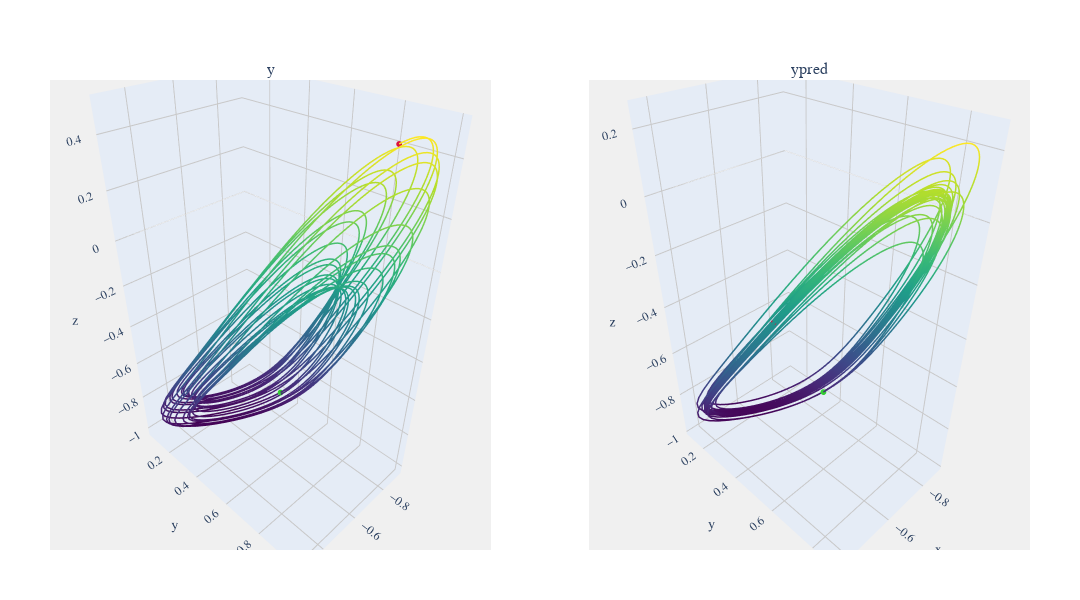
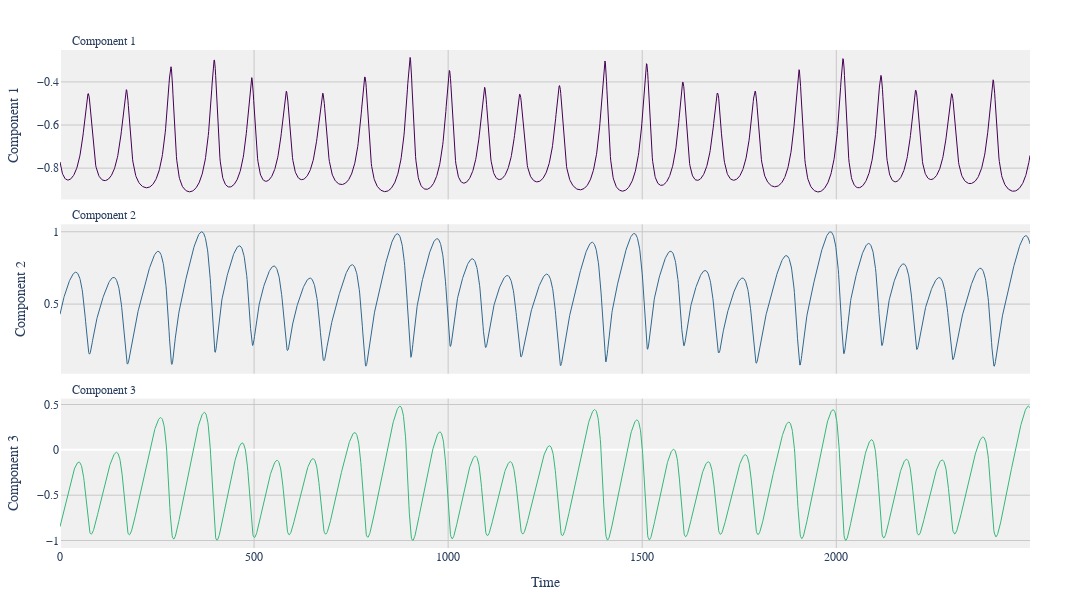
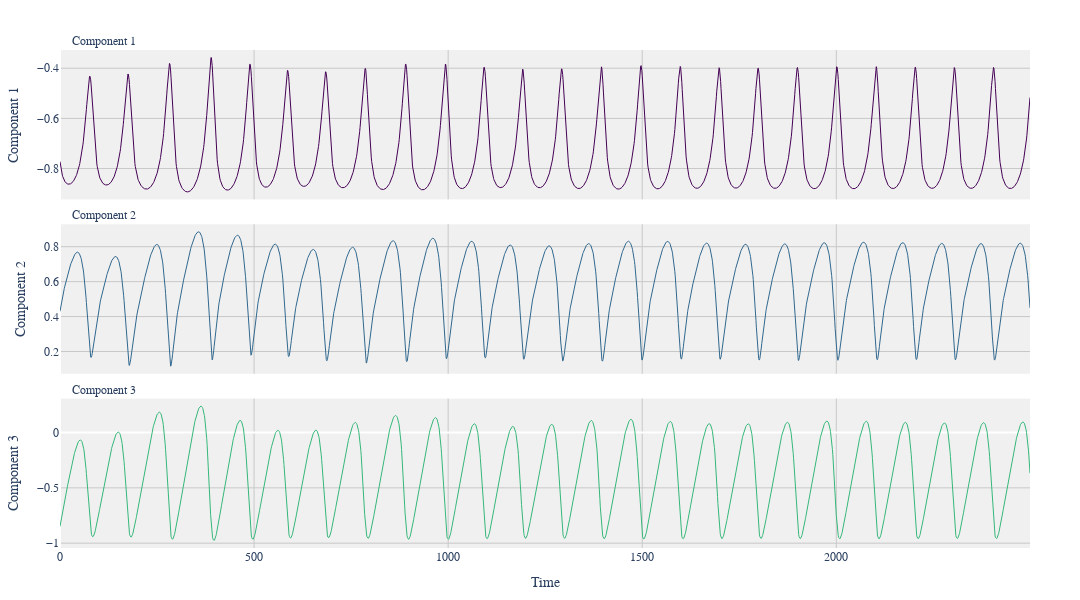

Notebook source saved alongside these figures, in order:
### Code cell
for_plot = test_targets[:,:3], predictions[:,:3]
viz.compare_plot(for_plot, titles=["y", "ypred"], figsize=(1080,600))
viz.plot_components(test_targets[:], line_width=1,figsize=(1080,600))
viz.plot_components(predictions[:], line_width=1,figsize=(1080,600))

### Figure 1 — Plotly figure (JSON) as saved in the notebook; plotly's stock layout.template omitted (floating-point values rounded to 4 significant figures; data arrays with more than 128 entries replaced by an {"elided": "..."} marker saying what was removed)
{"data": [{"hoverinfo": "x+y+z", "line": {"color": {"elided": "2500 float values"}, "colorscale": [[0, "#440154"], [0.1111, "#482878"], [0.2222, "#3e4989"], [0.3333, "#31688e"], [0.4444, "#26828e"], [0.5556, "#1f9e89"], [0.6667, "#35b779"], [0.7778, "#6ece58"], [0.8889, "#b5de2b"], [1, "#fde725"]], "width": 3}, "mode": "lines", "name": "Dataset 1", "scene": "scene", "type": "scatter3d", "x": {"elided": "2500 float values"}, "y": {"elided": "2500 float values"}, "z": {"elided": "2500 float values"}}, {"hoverinfo": "none", "marker": {"color": "limegreen", "size": 2}, "mode": "markers", "name": "Start", "scene": "scene", "showlegend": false, "type": "scatter3d", "x": [-0.7711], "y": [0.4293], "z": [-0.8477]}, {"hoverinfo": "none", "marker": {"color": "crimson", "size": 2}, "mode": "markers", "name": "End", "scene": "scene", "showlegend": false, "type": "scatter3d", "x": [-0.741], "y": [0.9158], "z": [0.4633]}, {"hoverinfo": "x+y+z", "line": {"color": {"elided": "2500 float values"}, "colorscale": [[0, "#440154"], [0.1111, "#482878"], [0.2222, "#3e4989"], [0.3333, "#31688e"], [0.4444, "#26828e"], [0.5556, "#1f9e89"], [0.6667, "#35b779"], [0.7778, "#6ece58"], [0.8889, "#b5de2b"], [1, "#fde725"]], "width": 3}, "mode": "lines", "name": "Dataset 2", "scene": "scene2", "type": "scatter3d", "x": {"elided": "2500 float values"}, "y": {"elided": "2500 float values"}, "z": {"elided": "2500 float values"}}, {"hoverinfo": "none", "marker": {"color": "limegreen", "size": 2}, "mode": "markers", "name": "Start", "scene": "scene2", "showlegend": false, "type": "scatter3d", "x": [-0.7722], "y": [0.4305], "z": [-0.8481]}, {"hoverinfo": "none", "marker": {"color": "crimson", "size": 2}, "mode": "markers", "name": "End", "scene": "scene2", "showlegend": false, "type": "scatter3d", "x": [-0.5168], "y": [0.4499], "z": [-0.3673]}], "layout": {"annotations": [{"font": {"size": 16}, "showarrow": false, "text": "y", "x": 0.225, "xanchor": "center", "xref": "paper", "y": 1, "yanchor": "bottom", "yref": "paper"}, {"font": {"size": 16}, "showarrow": false, "text": "ypred", "x": 0.775, "xanchor": "center", "xref": "paper", "y": 1, "yanchor": "bottom", "yref": "paper"}], "font": {"family": "Arial", "size": 12}, "height": 600, "margin": {"b": 50, "l": 50, "r": 50, "t": 80}, "paper_bgcolor": "white", "plot_bgcolor": "rgb(240, 240, 240)", "scene": {"aspectmode": "data", "bgcolor": "rgb(240, 240, 240)", "domain": {"x": [0, 0.45], "y": [0, 1]}, "xaxis": {"gridcolor": "rgb(200, 200, 200)", "showbackground": true}, "yaxis": {"gridcolor": "rgb(200, 200, 200)", "showbackground": true}, "zaxis": {"gridcolor": "rgb(200, 200, 200)", "showbackground": true}}, "scene2": {"aspectmode": "data", "bgcolor": "rgb(240, 240, 240)", "domain": {"x": [0.55, 1], "y": [0, 1]}, "xaxis": {"gridcolor": "rgb(200, 200, 200)", "showbackground": true}, "yaxis": {"gridcolor": "rgb(200, 200, 200)", "showbackground": true}, "zaxis": {"gridcolor": "rgb(200, 200, 200)", "showbackground": true}}, "showlegend": false, "width": 1080}}

### Figure 2 — Plotly figure (JSON) as saved in the notebook; plotly's stock layout.template omitted (floating-point values rounded to 4 significant figures; data arrays with more than 128 entries replaced by an {"elided": "..."} marker saying what was removed)
{"data": [{"hoverinfo": "x+y", "line": {"color": "#440154", "width": 1}, "mode": "lines", "name": "Component 1", "showlegend": false, "type": "scatter", "x": {"elided": "2500 int values"}, "xaxis": "x", "y": {"elided": "2500 float values"}, "yaxis": "y"}, {"hoverinfo": "x+y", "line": {"color": "#31688e", "width": 1}, "mode": "lines", "name": "Component 2", "showlegend": false, "type": "scatter", "x": {"elided": "2500 int values"}, "xaxis": "x2", "y": {"elided": "2500 float values"}, "yaxis": "y2"}, {"hoverinfo": "x+y", "line": {"color": "#35b779", "width": 1}, "mode": "lines", "name": "Component 3", "showlegend": false, "type": "scatter", "x": {"elided": "2500 int values"}, "xaxis": "x3", "y": {"elided": "2500 float values"}, "yaxis": "y3"}], "layout": {"annotations": [{"font": {"size": 12}, "showarrow": false, "text": "Component 1", "x": 0.01, "xanchor": "left", "xref": "paper", "y": 1, "yanchor": "bottom", "yref": "paper"}, {"font": {"size": 12}, "showarrow": false, "text": "Component 2", "x": 0.01, "xanchor": "left", "xref": "paper", "y": 0.65, "yanchor": "bottom", "yref": "paper"}, {"font": {"size": 12}, "showarrow": false, "text": "Component 3", "x": 0.01, "xanchor": "left", "xref": "paper", "y": 0.3, "yanchor": "bottom", "yref": "paper"}], "font": {"family": "Arial", "size": 12}, "height": 600, "hovermode": "x unified", "margin": {"b": 50, "l": 50, "r": 50, "t": 50}, "paper_bgcolor": "white", "plot_bgcolor": "rgb(240, 240, 240)", "title": {"font": {"family": "Arial", "size": 20}, "text": "", "x": 0.5, "xanchor": "center", "y": 0.95, "yanchor": "top"}, "width": 1080, "xaxis": {"anchor": "y", "domain": [0, 1], "gridcolor": "rgb(200, 200, 200)", "matches": "x3", "showgrid": true, "showticklabels": false}, "xaxis2": {"anchor": "y2", "domain": [0, 1], "gridcolor": "rgb(200, 200, 200)", "matches": "x3", "showgrid": true, "showticklabels": false}, "xaxis3": {"anchor": "y3", "domain": [0, 1], "gridcolor": "rgb(200, 200, 200)", "showgrid": true, "title": {"text": "Time"}}, "yaxis": {"anchor": "x", "domain": [0.7, 1], "gridcolor": "rgb(200, 200, 200)", "showgrid": true, "title": {"text": "Component 1"}}, "yaxis2": {"anchor": "x2", "domain": [0.35, 0.65], "gridcolor": "rgb(200, 200, 200)", "showgrid": true, "title": {"text": "Component 2"}}, "yaxis3": {"anchor": "x3", "domain": [0, 0.3], "gridcolor": "rgb(200, 200, 200)", "showgrid": true, "title": {"text": "Component 3"}}}}

### Figure 3 — Plotly figure (JSON) as saved in the notebook; plotly's stock layout.template omitted (floating-point values rounded to 4 significant figures; data arrays with more than 128 entries replaced by an {"elided": "..."} marker saying what was removed)
{"data": [{"hoverinfo": "x+y", "line": {"color": "#440154", "width": 1}, "mode": "lines", "name": "Component 1", "showlegend": false, "type": "scatter", "x": {"elided": "2500 int values"}, "xaxis": "x", "y": {"elided": "2500 float values"}, "yaxis": "y"}, {"hoverinfo": "x+y", "line": {"color": "#31688e", "width": 1}, "mode": "lines", "name": "Component 2", "showlegend": false, "type": "scatter", "x": {"elided": "2500 int values"}, "xaxis": "x2", "y": {"elided": "2500 float values"}, "yaxis": "y2"}, {"hoverinfo": "x+y", "line": {"color": "#35b779", "width": 1}, "mode": "lines", "name": "Component 3", "showlegend": false, "type": "scatter", "x": {"elided": "2500 int values"}, "xaxis": "x3", "y": {"elided": "2500 float values"}, "yaxis": "y3"}], "layout": {"annotations": [{"font": {"size": 12}, "showarrow": false, "text": "Component 1", "x": 0.01, "xanchor": "left", "xref": "paper", "y": 1, "yanchor": "bottom", "yref": "paper"}, {"font": {"size": 12}, "showarrow": false, "text": "Component 2", "x": 0.01, "xanchor": "left", "xref": "paper", "y": 0.65, "yanchor": "bottom", "yref": "paper"}, {"font": {"size": 12}, "showarrow": false, "text": "Component 3", "x": 0.01, "xanchor": "left", "xref": "paper", "y": 0.3, "yanchor": "bottom", "yref": "paper"}], "font": {"family": "Arial", "size": 12}, "height": 600, "hovermode": "x unified", "margin": {"b": 50, "l": 50, "r": 50, "t": 50}, "paper_bgcolor": "white", "plot_bgcolor": "rgb(240, 240, 240)", "title": {"font": {"family": "Arial", "size": 20}, "text": "", "x": 0.5, "xanchor": "center", "y": 0.95, "yanchor": "top"}, "width": 1080, "xaxis": {"anchor": "y", "domain": [0, 1], "gridcolor": "rgb(200, 200, 200)", "matches": "x3", "showgrid": true, "showticklabels": false}, "xaxis2": {"anchor": "y2", "domain": [0, 1], "gridcolor": "rgb(200, 200, 200)", "matches": "x3", "showgrid": true, "showticklabels": false}, "xaxis3": {"anchor": "y3", "domain": [0, 1], "gridcolor": "rgb(200, 200, 200)", "showgrid": true, "title": {"text": "Time"}}, "yaxis": {"anchor": "x", "domain": [0.7, 1], "gridcolor": "rgb(200, 200, 200)", "showgrid": true, "title": {"text": "Component 1"}}, "yaxis2": {"anchor": "x2", "domain": [0.35, 0.65], "gridcolor": "rgb(200, 200, 200)", "showgrid": true, "title": {"text": "Component 2"}}, "yaxis3": {"anchor": "x3", "domain": [0, 0.3], "gridcolor": "rgb(200, 200, 200)", "showgrid": true, "title": {"text": "Component 3"}}}}
